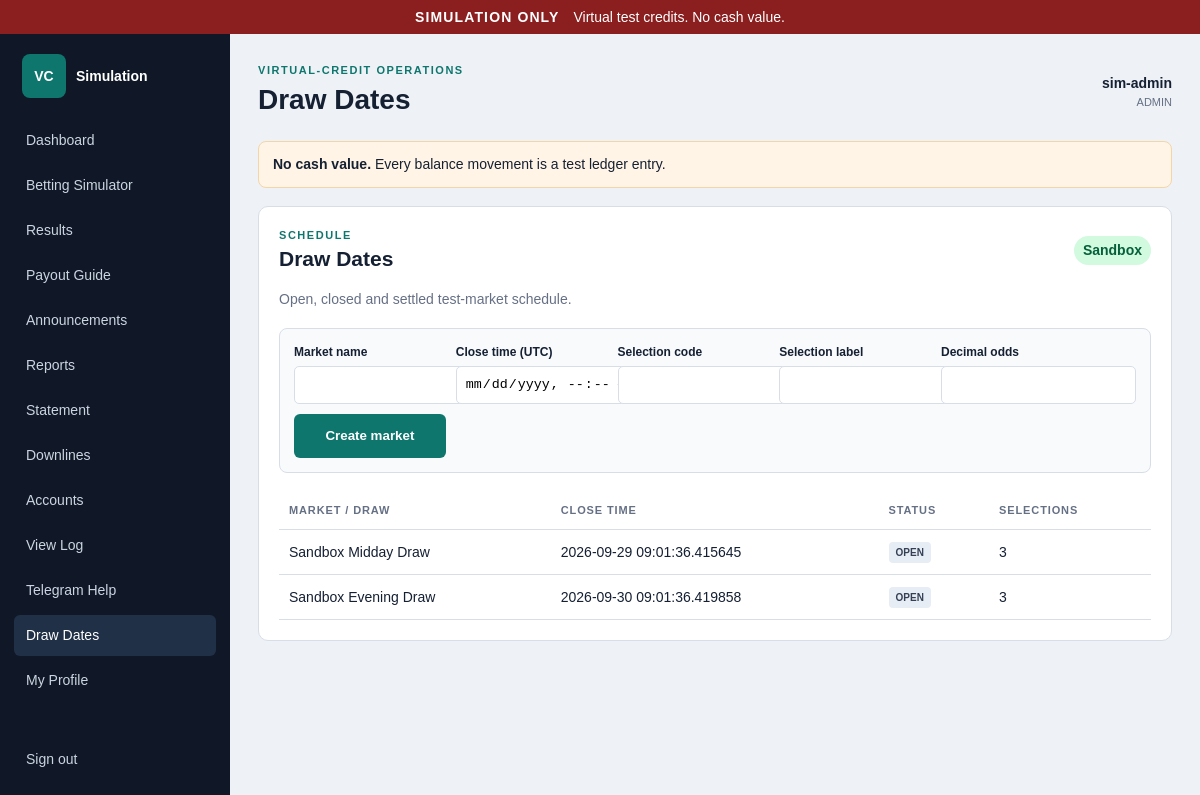
Screenshot of /draw-dates (signed in) with the database file from the repository.
### app/models.py (models this page shows)
class Base(DeclarativeBase):
    pass

class User(Base):
    __tablename__ = "users"
    id: Mapped[int] = mapped_column(primary_key=True)
    username: Mapped[str] = mapped_column(String(80), unique=True, index=True)
    password_hash: Mapped[str] = mapped_column(String(255))
    role: Mapped[UserRole] = mapped_column(Enum(UserRole))
    parent_id: Mapped[int | None] = mapped_column(ForeignKey("users.id"), nullable=True)
    active: Mapped[bool] = mapped_column(Boolean, default=True)
    session_version: Mapped[int] = mapped_column(default=0)
    created_at: Mapped[datetime] = mapped_column(
        DateTime(timezone=True), default=lambda: datetime.now(timezone.utc)
    )
    parent: Mapped[User | None] = relationship(remote_side=[id], back_populates="children")
    children: Mapped[list[User]] = relationship(back_populates="parent")
    ledger_entries: Mapped[list[LedgerEntry]] = relationship(
        back_populates="user",
        order_by="LedgerEntry.id",
        foreign_keys="LedgerEntry.user_id",
    )

class Market(Base):
    __tablename__ = "markets"
    id: Mapped[int] = mapped_column(primary_key=True)
    name: Mapped[str] = mapped_column(String(120))
    closes_at: Mapped[datetime] = mapped_column(DateTime(timezone=True))
    status: Mapped[MarketStatus] = mapped_column(
        Enum(MarketStatus), default=MarketStatus.OPEN
    )
    selections: Mapped[list[Selection]] = relationship(back_populates="market")

### app/main.py (the view)
    @app.get("/draw-dates")
    def draw_dates(request: Request):
        with Session(engine) as session:
            user = signed_in_user(request, session)
            if user is None:
                return RedirectResponse("/login", status_code=303)
            markets = list(session.scalars(select(Market).order_by(Market.closes_at)).unique())
            return module_response(request, session, user, "draw-dates", "Draw Dates", "SCHEDULE", "Open, closed and settled test-market schedule.", markets=markets)

### app/templates/module.html (shortened to what this page needs)
{% extends "app_base.html" %}
{% block app_content %}
<section class="panel">
  <div class="panel-head"><div><p class="kicker">{{ kicker }}</p><h2>{{ heading }}</h2></div>{% if badge %}<span class="status">{{ badge }}</span>{% endif %}</div>
  {% if description %}<p class="muted">{{ description }}</p>{% endif %}
  {% if active == 'announcements' %}
    <div class="stack-list">{% for item in announcements %}<article><h3>{{ item.title }}</h3><p>{{ item.body }}</p><small>{{ item.created_at }}</small></article>{% else %}<div class="empty">No announcements.</div>{% endfor %}</div>
  {% elif active in ['results', 'draw-dates'] %}
    {% if active == 'draw-dates' and user.role.value == 'admin' %}
    <form method="post" action="/markets/create" class="admin-form">
      <label>Market name<input name="name" required></label>
      <label>Close time (UTC)<input name="closes_at" type="datetime-local" required></label>
      <label>Selection code<input name="code" required></label>
      <label>Selection label<input name="label" required></label>
      <label>Decimal odds<input name="odds" type="number" min="0.01" step="0.01" required></label>
      <button type="submit">Create market</button>
    </form>
    {% endif %}
    <div class="table-wrap"><table><thead><tr><th>Market / draw</th><th>Close time</th><th>Status</th><th>Selections</th></tr></thead><tbody>
    {% for market in markets %}<tr><td>{{ market.name }}</td><td>{{ market.closes_at }}</td><td><span class="tag">{{ market.status.value }}</span></td><td>{{ market.selections|length }}</td></tr>{% else %}<tr><td colspan="4" class="empty">No markets configured.</td></tr>{% endfor %}
    </tbody></table></div>
  {% endif %}
</section>
{% endblock %}

### app/templates/app_base.html
{% extends "base.html" %}
{% block shell %}
<div class="app-shell">
  <aside class="sidebar">
    <div class="sidebar-brand"><span>VC</span><strong>Simulation</strong></div>
    <nav>
      <a class="{{ 'active' if active == 'dashboard' else '' }}" href="/dashboard">Dashboard</a>
      <a class="{{ 'active' if active == 'betting' else '' }}" href="/betting">Betting Simulator</a>
      <a class="{{ 'active' if active == 'results' else '' }}" href="/results">Results</a>
      <a class="{{ 'active' if active == 'payout-guide' else '' }}" href="/payout-guide">Payout Guide</a>
      <a class="{{ 'active' if active == 'announcements' else '' }}" href="/announcements">Announcements</a>
      <a class="{{ 'active' if active == 'reports' else '' }}" href="/reports">Reports</a>
      <a class="{{ 'active' if active == 'statement' else '' }}" href="/statement">Statement</a>
      {% if user.role.value != 'player' %}<a class="{{ 'active' if active == 'downlines' else '' }}" href="/downlines">Downlines</a>{% endif %}
      {% if user.role.value == 'admin' %}<a class="{{ 'active' if active == 'accounts' else '' }}" href="/accounts">Accounts</a>
      <a class="{{ 'active' if active == 'logs' else '' }}" href="/logs">View Log</a>{% endif %}
      <a class="{{ 'active' if active == 'telegram-help' else '' }}" href="/telegram-help">Telegram Help</a>
      <a class="{{ 'active' if active == 'draw-dates' else '' }}" href="/draw-dates">Draw Dates</a>
      <a class="{{ 'active' if active == 'profile' else '' }}" href="/profile">My Profile</a>
    </nav>
    <a class="logout" href="/logout">Sign out</a>
  </aside>
  <main class="workspace">
    <header class="topbar">
      <div><p class="kicker">VIRTUAL-CREDIT OPERATIONS</p><h1>{{ page_title }}</h1></div>
      <div class="user-chip"><strong>{{ user.username }}</strong><span>{{ user.role.value }}</span></div>
    </header>
    <section class="notice"><strong>No cash value.</strong> Every balance movement is a test ledger entry.</section>
    {% block app_content %}{% endblock %}
  </main>
</div>
{% endblock %}

### app/static/app.css (style rules this page uses)
:root { --ink:#152033;--muted:#667085;--line:#d8dee8;--panel:#fff;--bg:#eef2f6;--nav:#101827;--accent:#0f766e;--danger:#b42318 }
* { box-sizing:border-box }
body { margin:0;background:var(--bg);color:var(--ink);font:14px/1.5 Arial,sans-serif }
.brand-mark,.sidebar-brand span { display:grid;place-items:center;width:44px;height:44px;background:var(--accent);color:#fff;border-radius:8px;font-weight:900 }
.kicker { margin:16px 0 4px;color:var(--accent);font-size:11px;font-weight:800;letter-spacing:.14em }
.login-card h1,.topbar h1,.panel h2 { margin:0 }
.muted { color:var(--muted) }
button { height:44px;border:0;border-radius:6px;background:var(--accent);color:#fff;font-weight:800;cursor:pointer }
.app-shell { min-height:calc(100dvh - 34px);display:grid;grid-template-columns:230px 1fr }
.sidebar { background:var(--nav);color:#fff;padding:20px 14px;display:flex;flex-direction:column }
.sidebar-brand { display:flex;align-items:center;gap:10px;padding:0 8px 22px }
.sidebar nav { display:grid;gap:4px }
.sidebar a { color:#cbd5e1;text-decoration:none;padding:10px 12px;border-radius:6px }
.sidebar a:hover,.sidebar a.active { background:#203047;color:#fff }
.logout { margin-top:auto }
.workspace { padding:28px }
.topbar { display:flex;align-items:center;justify-content:space-between;margin-bottom:20px }
.topbar .kicker { margin:0 }
.user-chip { display:grid;text-align:right }
.user-chip span { color:var(--muted);text-transform:uppercase;font-size:11px }
.notice { background:#fff4e5;border:1px solid #f3d6a6;padding:12px 14px;border-radius:8px;margin-bottom:18px }
.metric-grid article,.panel { background:var(--panel);border:1px solid var(--line);border-radius:10px;padding:20px }
.panel { margin-top:18px }
.panel-head { display:flex;justify-content:space-between;align-items:center }
.panel-head .kicker { margin:0 }
.status { background:#d1fadf;color:#05603a;border-radius:999px;padding:4px 9px;font-weight:700 }
.table-wrap { overflow:auto;margin-top:14px }
table { width:100%;border-collapse:collapse }
th,td { text-align:left;padding:11px 10px;border-bottom:1px solid var(--line);white-space:nowrap }
th { color:var(--muted);font-size:11px;text-transform:uppercase;letter-spacing:.08em }
.tag { display:inline-block;background:#e7edf5;color:#344054;padding:3px 7px;border-radius:4px;text-transform:uppercase;font-size:10px;font-weight:800 }
.admin-form { display:grid;grid-template-columns:repeat(4,minmax(120px,1fr)) auto;gap:10px;align-items:end;margin:18px 0;padding:14px;background:#f8fafc;border:1px solid var(--line);border-radius:8px }
.admin-form label { display:grid;gap:5px;font-size:12px;font-weight:700 }
.admin-form input,.admin-form select { height:38px;border:1px solid var(--line);border-radius:5px;padding:0 8px }

### rows the page displays
User: username "sim-admin", role.value "ADMIN"
Market: name "Sandbox Midday Draw", closes_at "2026-09-29 09:01:36.415645", status.value "OPEN", selections|length "3"
Market: name "Sandbox Evening Draw", closes_at "2026-09-30 09:01:36.419858", status.value "OPEN", selections|length "3"

### other values shown
{{ page_title }} "Draw Dates"
{{ kicker }} "SCHEDULE"
{{ heading }} "Draw Dates"
{{ badge }} "Sandbox"
{{ description }} "Open, closed and settled test-market schedule."
